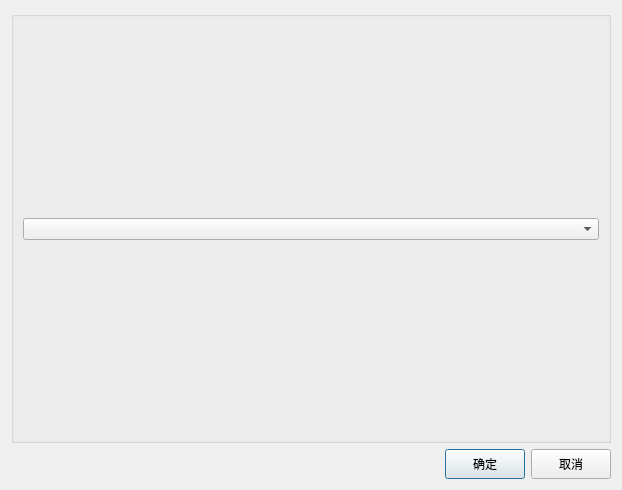
<?xml version="1.0" encoding="UTF-8"?>
<ui version="4.0">
 <class>Dialog</class>
 <widget class="QDialog" name="Dialog">
  <property name="geometry">
   <rect>
    <x>0</x>
    <y>0</y>
    <width>622</width>
    <height>490</height>
   </rect>
  </property>
  <property name="windowTitle">
   <string>删除测试工程</string>
  </property>
  <layout class="QVBoxLayout" name="verticalLayout" stretch="8,1">
   <item>
    <widget class="QGroupBox" name="groupBox">
     <property name="title">
      <string/>
     </property>
     <layout class="QVBoxLayout" name="verticalLayout_2">
      <item>
       <spacer name="verticalSpacer">
        <property name="orientation">
         <enum>Qt::Vertical</enum>
        </property>
        <property name="sizeHint" stdset="0">
         <size>
          <width>20</width>
          <height>184</height>
         </size>
        </property>
       </spacer>
      </item>
      <item>
       <widget class="QComboBox" name="comboBox_delect"/>
      </item>
      <item>
       <spacer name="verticalSpacer_2">
        <property name="orientation">
         <enum>Qt::Vertical</enum>
        </property>
        <property name="sizeHint" stdset="0">
         <size>
          <width>20</width>
          <height>184</height>
         </size>
        </property>
       </spacer>
      </item>
     </layout>
    </widget>
   </item>
   <item>
    <layout class="QHBoxLayout" name="horizontalLayout_4">
     <item>
      <spacer name="horizontalSpacer">
       <property name="orientation">
        <enum>Qt::Horizontal</enum>
       </property>
       <property name="sizeHint" stdset="0">
        <size>
         <width>40</width>
         <height>20</height>
        </size>
       </property>
      </spacer>
     </item>
     <item>
      <widget class="QPushButton" name="pushButton_ok">
       <property name="minimumSize">
        <size>
         <width>60</width>
         <height>30</height>
        </size>
       </property>
       <property name="styleSheet">
        <string notr="true">font: 10pt &quot;新宋体&quot;;</string>
       </property>
       <property name="text">
        <string>确定</string>
       </property>
      </widget>
     </item>
     <item>
      <widget class="QPushButton" name="pushButton_cancel">
       <property name="minimumSize">
        <size>
         <width>60</width>
         <height>30</height>
        </size>
       </property>
       <property name="styleSheet">
        <string notr="true">font: 10pt &quot;新宋体&quot;;</string>
       </property>
       <property name="text">
        <string>取消</string>
       </property>
      </widget>
     </item>
    </layout>
   </item>
  </layout>
 </widget>
 <resources/>
 <connections/>
</ui>
